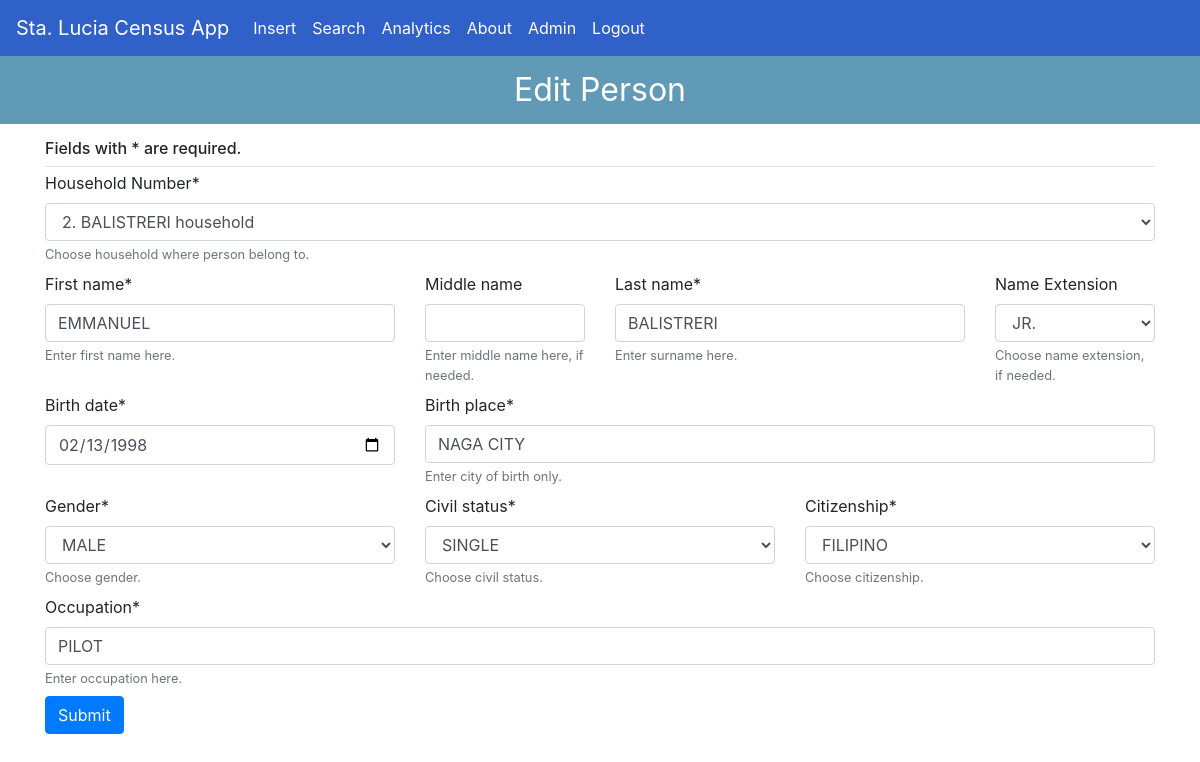
Screenshot of /edit-person/32/ (signed in) with the database file from the repository.
### forms/models.py (models this page shows, shortened)
class Household(models.Model):
    household_no = models.SmallIntegerField(help_text='Enter household number here.', primary_key=True)
    name = models.CharField(max_length=50, unique=True, help_text='Enter a name for the household.')
    address = models.CharField(max_length=100, help_text='Enter house no. and street no.')  # house no. and street name only
    author = models.ForeignKey(User, on_delete=models.PROTECT, null=True)
    def __str__(self):
        return f'{self.household_no}. {self.name} household'

class Person(models.Model):
    household_no = models.ForeignKey(Household, on_delete=models.CASCADE, help_text='Choose household where person belong to.', null=True)
    full_name = models.CharField(max_length=240, unique=True)  # full name, formatted like so {{Surname} {Extension}, {First Name} {Middle Name}}
    last_name = models.CharField(max_length=128, help_text='Enter surname here.')  # surname
    first_name = models.CharField(max_length=128, help_text='Enter first name here.')  # first name
    middle_name = models.CharField(max_length=64, blank=True, help_text='Enter middle name here, if needed.')  # middle name
    name_extension = models.ForeignKey(NameExtension, on_delete=models.PROTECT, blank=True, help_text='Choose name extension, if needed.', default=5)  # name extensions (Sr., Jr., III, IV, etc.)
    birth_place = models.CharField(max_length=20, help_text='Enter city of birth only.')  # birth place, typically a city
    birth_date = models.DateField()  # birth date
    gender = models.ForeignKey(Gender, on_delete=models.PROTECT, help_text='Choose gender.', null=True)  # gender, male or female
    civil_status = models.ForeignKey(CivilStatus, on_delete=models.PROTECT, help_text='Choose civil status.', null=True)  # married, single, divorced, widowed
    citizenship = models.ForeignKey(Citizenship, on_delete=models.PROTECT, help_text='Choose citizenship.', null=True)  # Filipino or Foreigner
    occupation = models.CharField(max_length=100, help_text='Enter occupation here.')  # job
    author = models.ForeignKey(User, on_delete=models.PROTECT, null=True)

class NameExtension(models.Model):
    name_extension = models.CharField(max_length=4)  # name extensions (Sr., Jr., III, IV, etc.)
    def __str__(self):
        return self.name_extension

class Gender(models.Model):
    gender = models.CharField(max_length=6)  # gender, male or female
    def __str__(self):
        return self.gender

class CivilStatus(models.Model):
    civil_status = models.CharField(max_length=9)  # married, single, separated, widowed
    def __str__(self):
        return self.civil_status

class Citizenship(models.Model):
    citizenship = models.CharField(max_length=9)  # Filipino or Foreigner
    def __str__(self):
        return self.citizenship

### forms/views.py (the view)
# urls.py: path('edit-person/<int:id>/', views.edit_person, name='forms-edit-person'),
@login_required
def edit_person(request, id):
    person = Person.objects.get(id=id)
    if person.author_id == request.user.id or request.user.is_superuser == 1:
        if request.method == 'POST':
            form = PersonForm(request.POST, instance=person)
            if form.is_valid():
                messages.success(request, f'Entry edited successfully!')
                person.last_name = form.cleaned_data['last_name'].upper()
                person.first_name = form.cleaned_data['first_name'].upper()
                person.middle_name = form.cleaned_data['middle_name'].upper()
                person.name_extension = form.cleaned_data['name_extension']
                person.birth_place = form.cleaned_data['birth_place'].upper()
                person.occupation = form.cleaned_data['occupation'].upper()
                if person.name_extension.name_extension == 'None':
                    person.full_name = f"{person.last_name}, {person.first_name} {person.middle_name}"
                else:
                    person.full_name = f"{person.last_name} {person.name_extension}, {person.first_name} {person.middle_name}"
                person.author = request.user
                person.save()
                form.save()
                return redirect('forms-search')
            else:
                messages.success(request, f'No edits were made or the Person is already in database. Please try again.')
                return redirect('forms-edit-person')
        else:  # GET request
            person = Person.objects.get(id=id)
            form = PersonForm(instance=person)
        context = {
            'title': 'Update Person',
            'form': form
        }
        return render(request, 'forms/edit-person.html', context)
    else:
        messages.success(request, f'You cannot edit an entry that you did not create.')
        return redirect('forms-search')

### forms/forms.py
class PersonForm(forms.ModelForm):
    class Meta:
        model = Person
        fields = {'household_no', 'last_name', 'first_name', 'middle_name', 'name_extension', 'birth_place', 'birth_date',
                  'gender', 'civil_status', 'citizenship', 'occupation'}
        widgets = {
            'birth_date': DateInput(),
        }
        labels = {
            'name_extension': _('Name Extension'),
            'household_no': _('Household Number'),
        }

### forms/templates/forms/edit-person.html (shortened to what this page needs)
{% extends 'forms/base.html' %}
{% load crispy_forms_tags %}
{% block content %}
    <p class="title-header">Edit Person</p>
    <div class="container">
        <form method="POST">
            <div class="form-group">
                <div class="container p-0 mb-1 border-bottom">
                    <h6>Fields with * are required.</h6>
                </div>
                {{ form.household_no|as_crispy_field }}
                <div class="row">
                    <div class="col-md-4">{{ form.first_name|as_crispy_field }}</div>
                    <div class="col-md-2">{{ form.middle_name|as_crispy_field }}</div>
                    <div class="col-md-4">{{ form.last_name|as_crispy_field }}</div>
                    <div class="col-md-2">{{ form.name_extension|as_crispy_field }}</div>
                </div>
                <div class="row">
                    <div class="col-md-4">{{ form.birth_date|as_crispy_field }}</div>
                    <div class="col-md-8">{{ form.birth_place|as_crispy_field }}</div>
                </div>
                <div class="row">
                    <div class="col-md">{{ form.gender|as_crispy_field }}</div>
                    <div class="col-md">{{ form.civil_status|as_crispy_field }}</div>
                    <div class="col-md">{{ form.citizenship|as_crispy_field }}</div>
                </div>
                <div class="row">
                    <div class="col-md">{{ form.occupation|as_crispy_field }}</div>
                </div>
                <button class="btn btn-primary" type="submit">Submit</button>
            </div>
        </form>
    </div>
{% endblock %}

### forms/static/forms/main.css (style rules this page uses)
.container { padding: 15px; }
.form-group { margin-bottom: 0.5rem; }
.title-header { background-color: #609ab6; text-align: center; padding: 10px 0 10px 0; color: white; font-size: 200%; margin: 0; }

### rows the page displays
Household: household_no "2. BALISTRERI household"
Person: first_name "EMMANUEL", last_name "BALISTRERI", birth_date "02/13/1998", birth_place "NAGA CITY", occupation "PILOT"
NameExtension: name_extension "JR."
Gender: gender "MALE"
CivilStatus: civil_status "SINGLE"
Citizenship: citizenship "FILIPINO"
